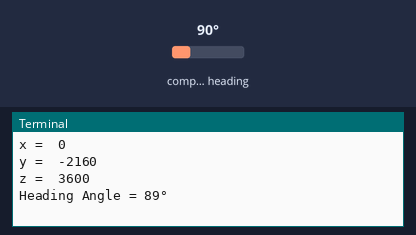
Recording of a program running on a simulated Raspberry Pi (BCM pin numbers). Parts: the last lines printed to the terminal. Inputs (shaded band) come from the test bench; at power-on: compass heading 90°.

Above: at 3.2 s.
3.3 s: compass heading set to 7°
At 4.6 s:
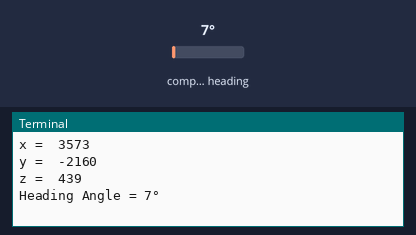
4.8 s: compass heading set to 180°
At 5.6 s:
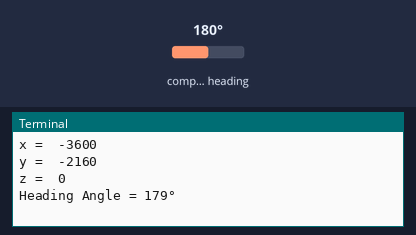
Timing chart, 0 to 7.8 s (numbered marks = the images above; inputs shaded):
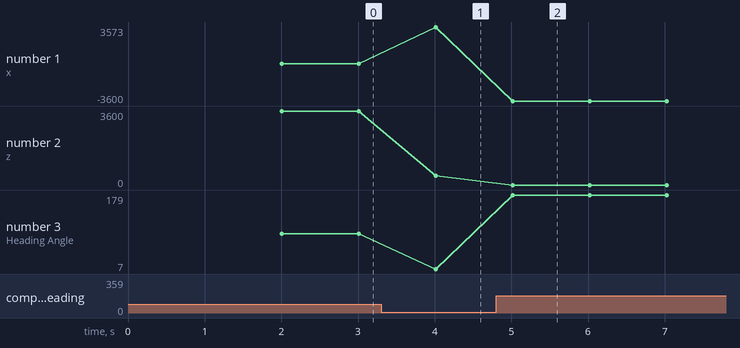

Measured:
- after the input at 3.3 s, the terminal: prints a new line after 0.71 s (image 1)
- after the input at 4.8 s, the terminal: prints a new line after 0.22 s (image 2)
- plotted number 1: 0 → 3573 after the input at 3.3 s, 3573 → -3600 after the input at 4.8 s
- plotted number 2: 3600 → 439 after the input at 3.3 s
- plotted number 3: 89 → 7 after the input at 3.3 s, 7 → 179 after the input at 4.8 s

The program:

git_compas.py
```python
import smbus2
from time import sleep
import math

C_REG_A = 0x09 # Address of Configuration register A
C_REG_B = 0x0a # Address of configuration register B
SR_period_REG = 0x0b # Address of SER/RESET register

MODE_STBY = 0x00 # standby mode
MODE_CONT = 0x01 # continous mode

ODR_10Hz = 0x00 # output data rate 10Hz
ODR_50Hz = 0x01 # output data rate 50Hz
ODR_100Hz = 0x10 # output data rate 100Hz
ODR_200Hz = 0x11 # output data rate 200Hz

SENS_2G = 0x00 # magnetic field sensitivity 2G
SENS_8G = 0x01 # magnetic field sensitivity 8G

OSR_512 = 0x00 # oversampling rate 512
OSR_256 = 0x01 # oversampling rate 256
OSR_128 = 0x10 # oversampling rate 128
OSR_64 = 0x11 # oversampling rate 64

X_axis_H = 0x00 # Address of X-axis MSB data register
Z_axis_H = 0x02 # Address of Z-axis MSB data register
Y_axis_H = 0x04 # Address of Y-axis MSB data register
TEMP_REG = 0x07 # Address of Temperature MSB data register

# declination angle of location where measurement going to be done
CURR_DECL = -0.00669 # determine by yourself
pi = 3.14159265359 # define pi value

class compass():
    def __init__(self, address=0x0d, mode=MODE_CONT, odr=ODR_10Hz, sens=SENS_2G, osr=OSR_512, d=CURR_DECL):
        self.bus = smbus2.SMBus(1)
        self.device_address = address # magnetometer device i2c address
        self._declination = 0#d
        self.magnetometer_init(mode, odr, sens, osr)
        sleep(2)

    def soft_reset(self):
        self.bus.write_byte_data(self.device_address, C_REG_B, 0x80)

    def __set_mode(self, mode, odr, sens, osr):
        value = mode | odr  | sens | osr
        return value

    def magnetometer_init(self, mode, odr, sens, osr):
        self.soft_reset()

        self._mode = self.__set_mode(mode, odr, sens, osr)

        # Write to Configuration Register B: normal 0x00, soft_reset: 0x80
        self.bus.write_byte_data(self.device_address, C_REG_B, 0x00)

        # SET/RESET period set to 0x01 (recommendation from datasheet)
        self.bus.write_byte_data(self.device_address, SR_period_REG, 0x01)

        # write to Configuration Register A: mode
        self.bus.write_byte_data(self.device_address, C_REG_A, self._mode)

    def __read_raw_data(self, reg_address):
        # Read raw 16-bit value
        low_byte = self.bus.read_byte_data(self.device_address, reg_address)
        high_byte = self.bus.read_byte_data(self.device_address, reg_address + 1)

        # concatenate high_byte and low_byte into two_byte data
        value = (high_byte << 8) | low_byte

        if value > 32767:
            value = value - 65536

        return value

    def get_bearing(self):
        # Read Accelerometer raw value
        x = self.__read_raw_data(X_axis_H)
        z = self.__read_raw_data(Z_axis_H)
        y = self.__read_raw_data(Y_axis_H)
        print("x = ", x)
        print("y = ", y)
        print("z = ", z)

        heading = math.atan2(z, x) + self._declination

        # due to declination check for >360 degree
        if(heading > 2.0 * pi):
            heading = heading - 2.0 * pi

        # check for sign
        if(heading < 0.0):
            heading = heading + 2.0 * pi

        # convert into angle
        heading_angle = int(heading * 180.0 / pi)
        return heading_angle

    def read_temp(self):
        low_byte = self.bus.read_byte_data(self.device_address, TEMP_REG)
        high_byte = self.bus.read_byte_data(self.device_address, TEMP_REG + 1)

        # concatenate higher and lower value
        value = (high_byte << 8) | low_byte # signed int (-32766 : 32767)
        value = value & 0x3fff # to get only positive numbers (first bit, sign bit)
        value = value / 520.0 # around: 125 (temp range) times 100 LSB/*C ~ 520
        return value

    def set_declination(self, value):
        self._declination = value


sensor = compass()
print('[Press CTRL + C to end the script!]')
try:
    while True:
        angle = sensor.get_bearing()
        temp = sensor.read_temp()

        print('Heading Angle = {}°'.format(angle))
        #print('Temperature = {:.1f}°C'.format(temp))
        print("")
        sleep(1)

except KeyboardInterrupt:
    print('\nScript end!')
```
